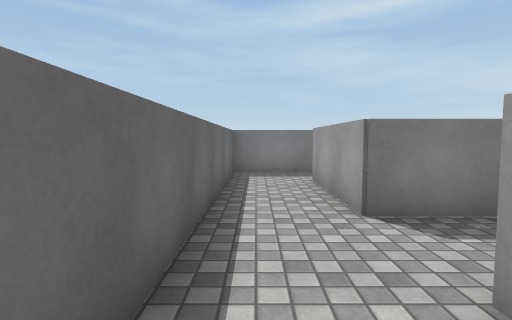
[1] (above)

24 first-person views from a walk through a scene from a Unity 3-D project. The camera is 1.2 m above the floor, tilts 4° down and sees 80° across. The floor is counted in squares, 1 m on a side. Each view is taken from the middle of a square. On the plan, view 1 faces up. The plan holds only what a view shows up to about 13 squares ahead; the rest is blank. The player is left out. Surface patterns are stand-ins for the level's own textures.

[2]
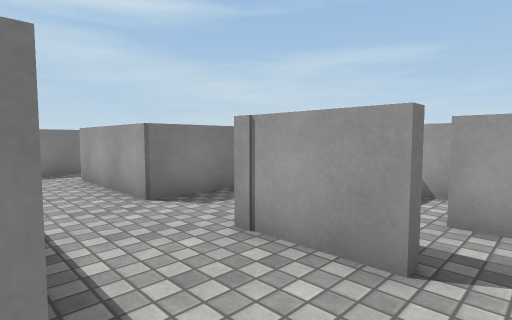

[3]
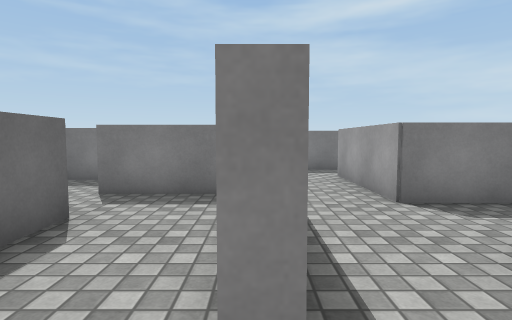

[4]
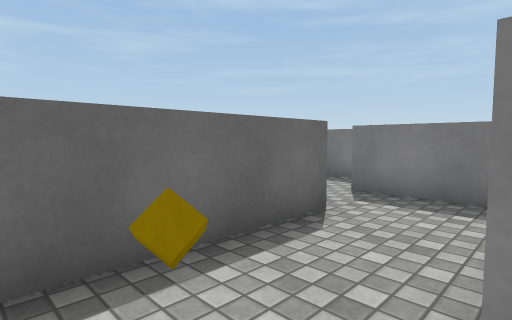

[5]
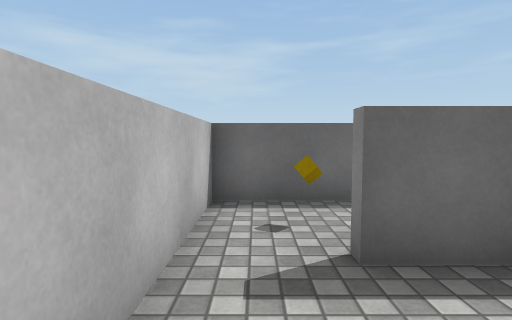

[6]
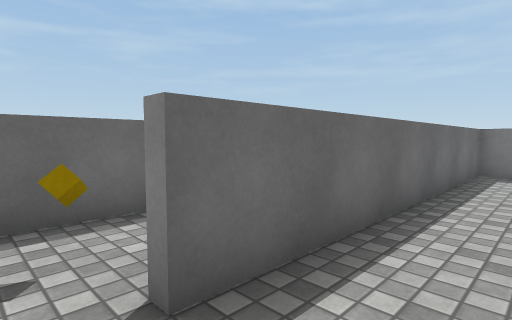

[7]
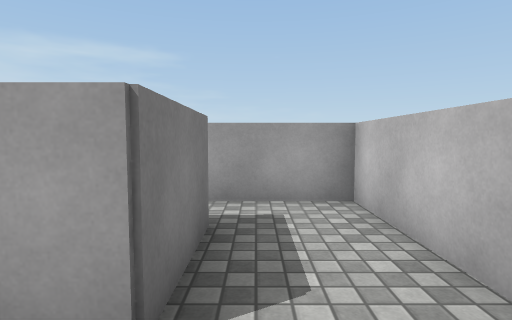

[8]
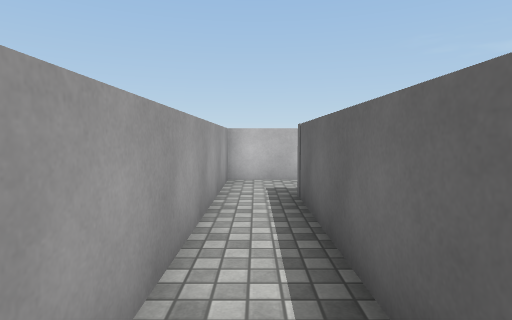

[9]
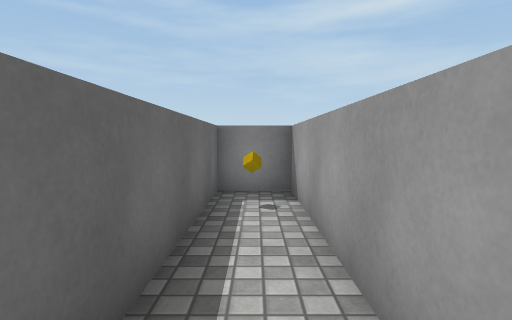

[10]
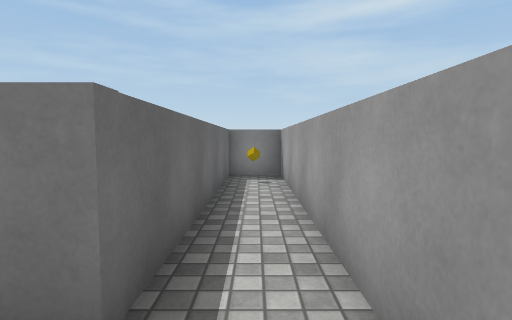

[11]
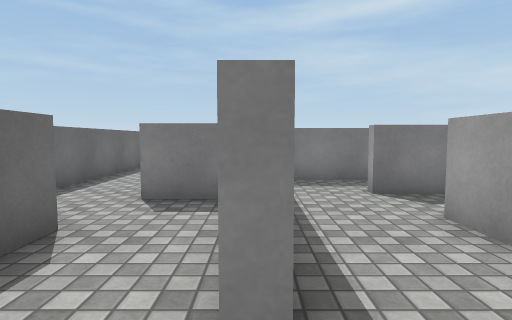

[12]
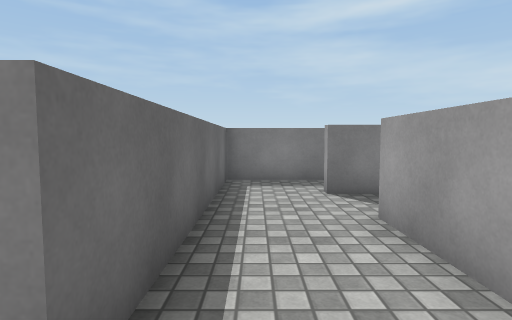

[13]
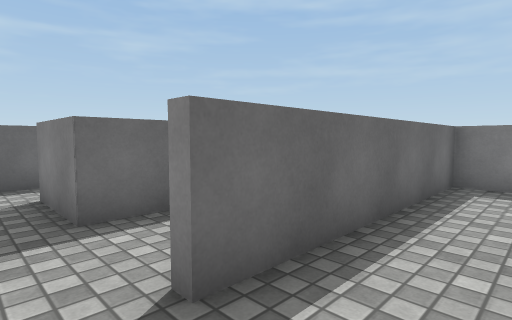

[14]
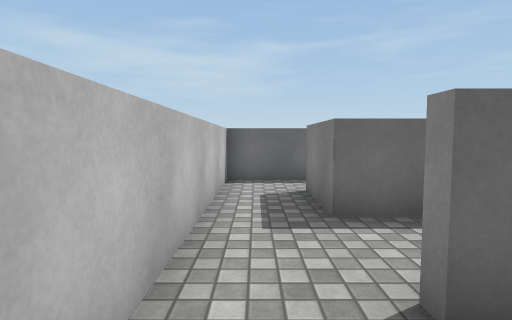

[15]
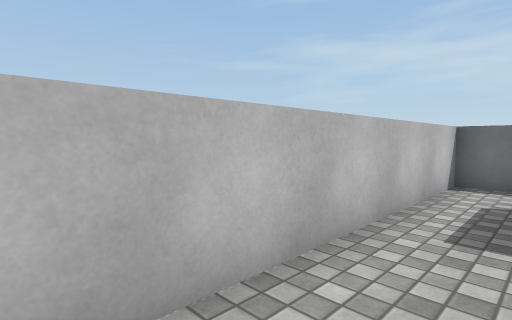

[16]
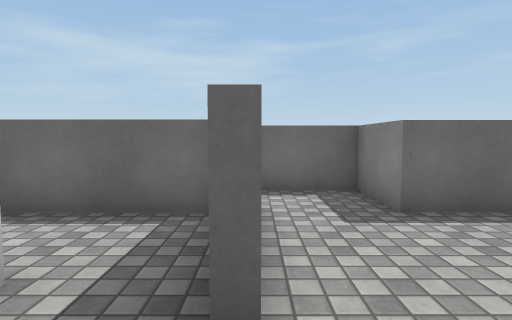

[17]
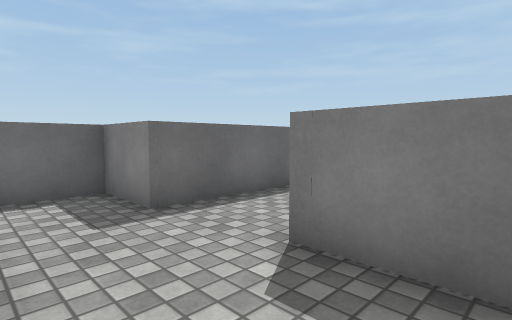

[18]
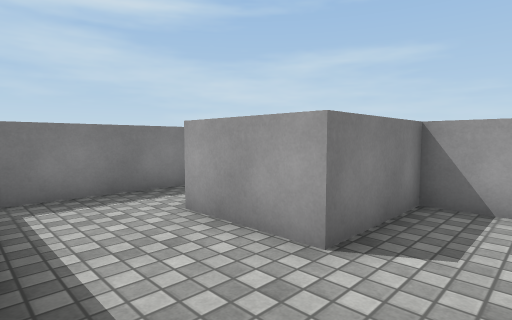

[19]
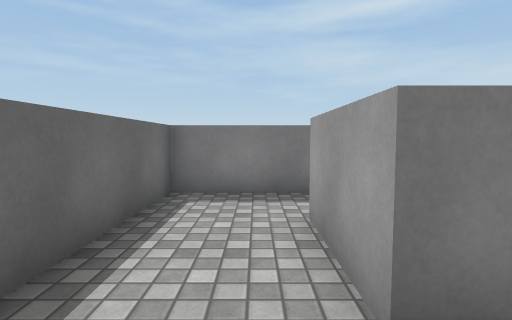

[20]
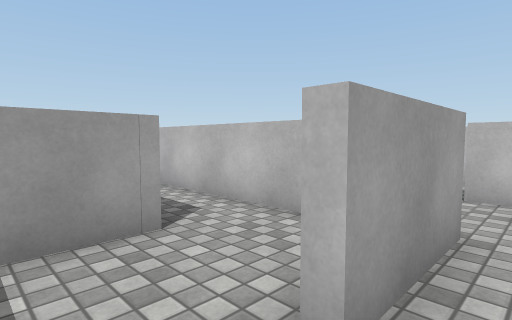

[21]
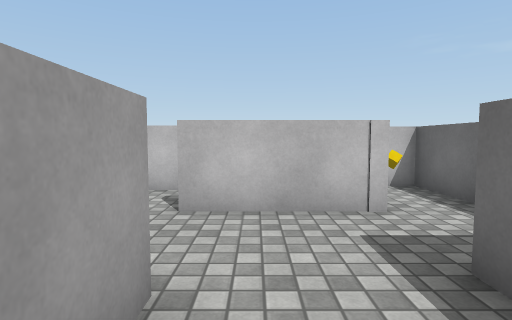

[22]
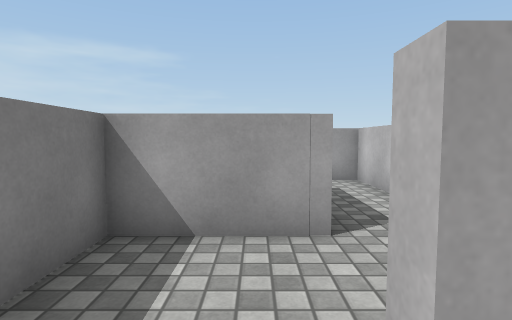

[23]
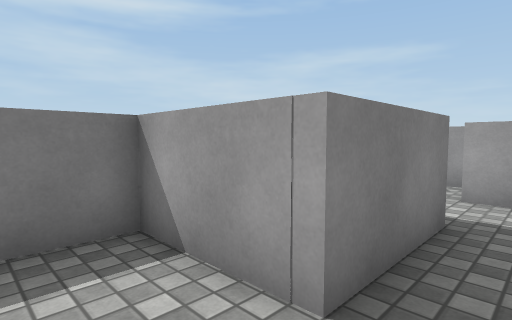

[24]
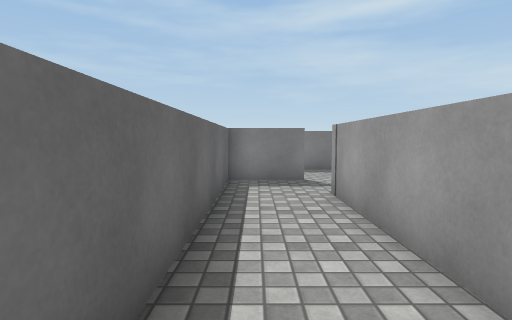

### Floor plan
Points are (right, up) in squares from view 1. A wall is a line through its corners. A room is listed if a view was taken in it or the views show most of it. See-through windows are left out.
Room 1 (views 1, 6, 7, 8, 9, 10)
walls: (2.1, 2.1) (5.8, 2.1) (5.8, 13.1) (4.1, 13.1) (4.1, 4.6) (1.7, 4.6) (1.7, 8.9); (1.7, 0) (1.7, 2.1); (2.2, 10.7) (-0.8, 10.7) (-0.8, 0); (-0.6, -1.8) (1.1, -1.8)
ways out: opening at (-1, -1) to room 2; opening at (2, -1) to room 3; opening at (2, 9.5)
objects: other object (5, 12)
Room 2 (views 2, 3, 4)
walls: (-3.8, 3.6) (-3.8, -1.8) (-0.6, -1.8); (-0.8, 0) (-1.2, 0); (-1.8, 5.6) (-4.4, 5.6)
ways out: opening at (-1, -1) to room 1; opening at (-4, 4.5) to room 4
objects: other object (-2, 0)
Room 3 (view 5)
walls: (3.8, -0.6) (3.8, 0.1); (2.1, 0) (1.7, 0)
ways out: opening at (2, -1) to room 1; opening at (3, 0)
Room 4 (views 11, 12, 13, 14, 15)
walls: (-4.2, 1.1) (-4.2, 3.6); (-4.4, 5.6) (-4.4, 5.9); (-7.5, -1.8) (-5.1, -1.8); (-6.8, 6.5) (-6.8, 0.2) (-7.2, 0.2)
ways out: opening at (-4, 4.5) to room 2; opening at (-7, -0.5) to room 10; opening at (-5.5, 6) to room 13
Room 5 (views 16, 17)
walls: (-3.8, 8) (-3.8, 7.7); (-4.4, 5.9) (-2.4, 5.9)
ways out: opening at (-2.5, 8) to room 11; opening at (-4, 7) to room 13
Room 6 (view 18)
walls: (-6.8, 10.4) (-9, 10.4) (-9, 5.3) (-8.2, 5.3)
ways out: opening at (-7, 9) to room 7
objects: other object (-8, 6)
Room 7 (views 19, 20, 21, 22)
walls: (-4.2, 10.7) (-4.2, 13.6); (-3.5, 15.8) (-6.8, 15.8) (-6.8, 10.4); (-7.2, 8) (-3.8, 8)
ways out: opening at (-7, 9) to room 6; opening at (-4, 9.5) to room 11; opening at (-4, 14.5) to room 12
Room 8 (view 23)
walls: (1.8, 13.1) (-1.3, 13.1); (-2.1, 11) (3.8, 11) (3.8, 13.4)
ways out: opening at (-2.5, 13) to room 12; opening at (3, 13)
Room 9 (view 24)
walls: (-9.3, 5.9) (-9.3, 10.8); (-9.5, 12.7) (-11.8, 12.7) (-11.8, 4.9)
ways out: opening at (-9, 4) to room 10; opening at (-8.5, 13)
Room 10 (no view inside)
walls: (-9.6, 3) (-9.6, 0.2) (-12.1, 0.2); (-7.8, 5) (-9.4, 5); (-13.9, 0.5) (-13.9, -1.8) (-7.5, -1.8)
ways out: opening at (-7, -0.5) to room 4; opening at (-9, 4) to room 9; opening at (-13, 0)
Room 11 (no view inside)
walls: (-1.1, 9.4) (-1.1, 10.7) (-4.2, 10.7)
ways out: opening at (-2.5, 8) to room 5; opening at (-4, 9.5) to room 7
Room 12 (no view inside)
walls: (-1.3, 13.1) (-1.3, 15.8) (-3.5, 15.8)
ways out: opening at (-4, 14.5) to room 7; opening at (-2.5, 13) to room 8
Room 13 (no view inside)
walls: (-3.8, 7.7) (-6.8, 7.7) (-6.8, 6.5)
ways out: opening at (-5.5, 6) to room 4; opening at (-4, 7) to room 5

Positions as (right, up) in squares from view 1, and headings:
1: (0, 0), facing up
2: (-1, -1), facing up-right
3: (-1, -1), facing up
4: (-1, -1), facing up-left
5: (2, -1), facing left
6: (1, -1), facing up-left
7: (0, 4), facing right
8: (5, 11), facing down
9: (5, 6), facing up
10: (5, 3), facing up
11: (-7, -1), facing up
12: (-6, -1), facing up
13: (-5, -1), facing up-left
14: (-5, -1), facing left
15: (-5, 0), facing down-left
16: (-2, 8), facing left
17: (-2, 8), facing up-left
18: (-7, 9), facing up-right
19: (-5, 9), facing up
20: (-5, 15), facing down-right
21: (-5, 13), facing down
22: (-5, 14), facing right
23: (-3, 12), facing up-right
24: (-11, 4), facing up
